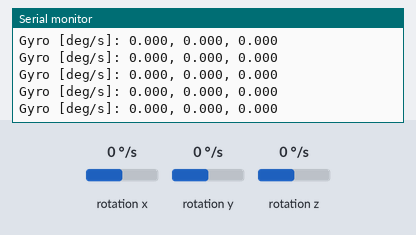
Simulated run of this sketch. Board: ESP32. Shown: the last lines printed to the serial monitor. The inputs (shaded band) are chosen by the test bench; at power-on: rotation x 0 °/s, rotation y 0 °/s, rotation z 0 °/s. No radio packets arrive unless stated.

Above: at 4.5 s.
4.6 s: rotation x set to -192 °/s
At 4.71 s:
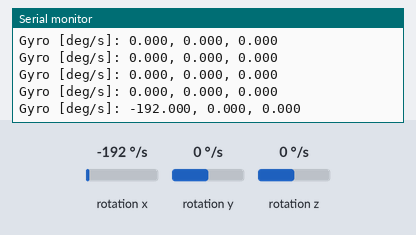
6.1 s: rotation y set to -192 °/s
At 6.14 s:
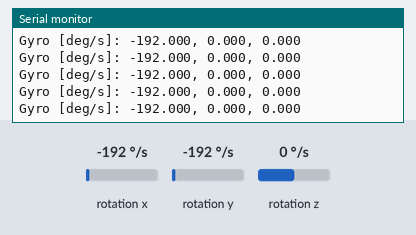
7.6 s: rotation z set to -192 °/s
At 7.69 s:
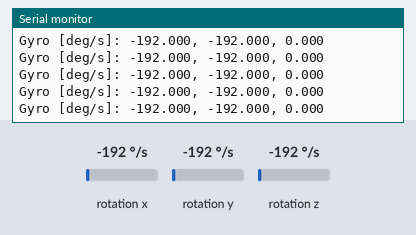

Measured:
- after the input at 4.6 s, the serial monitor: prints a new line after 0.11 s (image 1)

The sketch:

BaseIMU.ino
```cpp
#include <Wire.h>
#include <SparkFunLSM6DS3.h>
#include <LoRa.h> // Include LoRa library


#define LORA_CS_PIN  6
#define LORA_RST_PIN 5
#define LORA_DIO0    3

LSM6DS3 imu(I2C_MODE, 0x6B);

float gBiasX, gBiasY, gBiasZ;

void setup() {
  Serial.begin(115200);
  delay(1000);

  Wire.begin(21, 22);

  if (imu.begin() != 0) {
    Serial.println("IMU init failed");
    while (1);
  }

  Serial.println("Calibrating gyro...");
  calibrateGyro();
  Serial.println("Done");

   LoRa.setPins(LORA_CS_PIN, LORA_RST_PIN, LORA_DIO0);
  // Initialize LoRa
  if (!LoRa.begin(433E6)) { // Set frequency to 433 MHz
    Serial.println("LoRa init failed");
    while (1);
  }
  Serial.println("LoRa init succeeded");
}

void calibrateGyro() {
  gBiasX = gBiasY = gBiasZ = 0;

  for (int i = 0; i < 1000; i++) {
    gBiasX += imu.readFloatGyroX();
    gBiasY += imu.readFloatGyroY();
    gBiasZ += imu.readFloatGyroZ();
    delay(2);
  }

  gBiasX /= 1000;
  gBiasY /= 1000;
  gBiasZ /= 1000;
}

void loop() {
  float gx = imu.readFloatGyroX() - gBiasX;
  float gy = imu.readFloatGyroY() - gBiasY;
  float gz = imu.readFloatGyroZ() - gBiasZ;

  // Send gyro data over LoRa
  LoRa.beginPacket();
  LoRa.print("Gyro [deg/s]: ");
  LoRa.print(gx, 3); LoRa.print(", ");
  LoRa.print(gy, 3); LoRa.print(", ");
  LoRa.println(gz, 3);
  LoRa.endPacket();

  // Debug output
  Serial.print("Gyro [deg/s]: ");
  Serial.print(gx, 3); Serial.print(", ");
  Serial.print(gy, 3); Serial.print(", ");
  Serial.println(gz, 3);

  delay(50);
}
```
